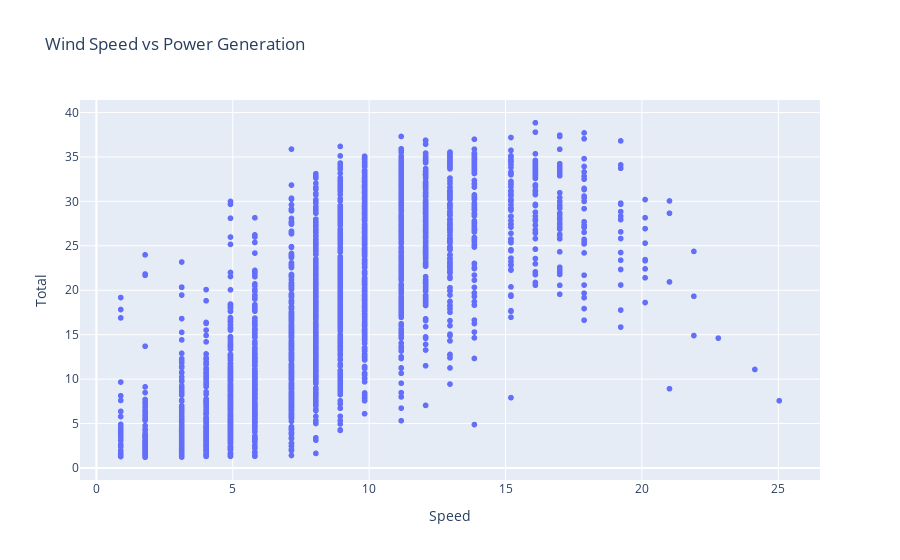

The notebook cell this image was saved under:
### Code cell
# scatter plot windspeed against power generation
px.scatter(combined_data, x="Speed", y="Total", title="Wind Speed vs Power Generation")

### Figure 1 — Plotly figure (JSON) as saved in the notebook; plotly's stock layout.template omitted (floating-point values rounded to 4 significant figures; data arrays with more than 128 entries replaced by an {"elided": "..."} marker saying what was removed)
{"data": [{"hovertemplate": "Speed=%{x}<br>Total=%{y}<extra></extra>", "legendgroup": "", "marker": {"color": "#636efa", "symbol": "circle"}, "mode": "markers", "name": "", "showlegend": false, "type": "scattergl", "x": {"elided": "2881 float values"}, "xaxis": "x", "y": {"elided": "2881 float values"}, "yaxis": "y"}], "layout": {"legend": {"tracegroupgap": 0}, "title": {"text": "Wind Speed vs Power Generation"}, "xaxis": {"anchor": "y", "domain": [0, 1], "title": {"text": "Speed"}}, "yaxis": {"anchor": "x", "domain": [0, 1], "title": {"text": "Total"}}}}
